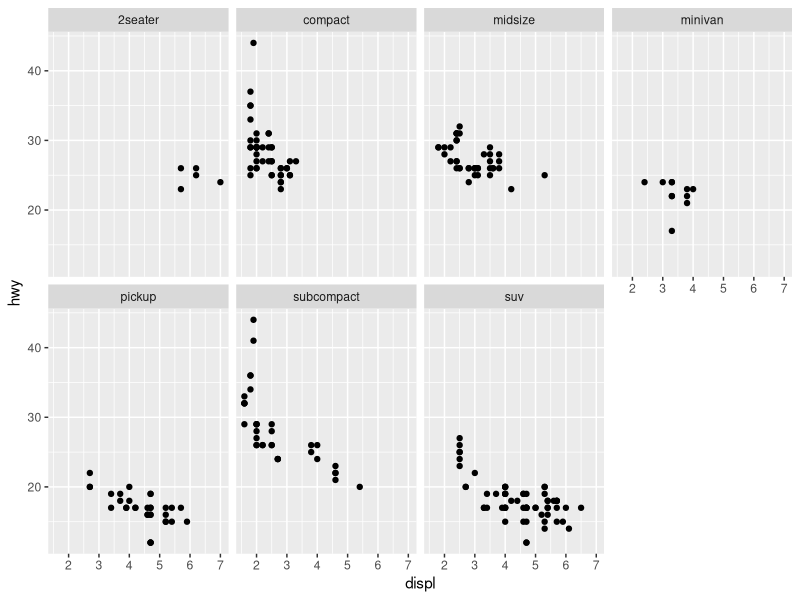
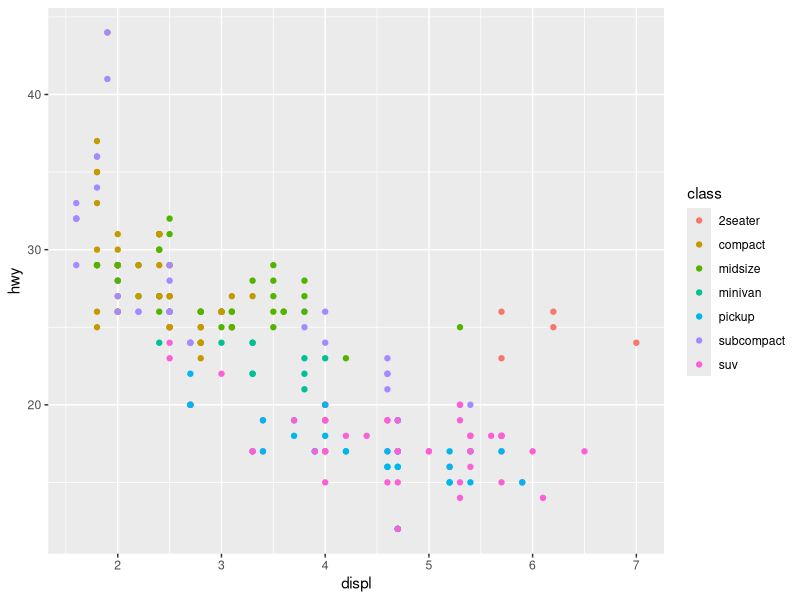

Source code (R) for these figures, in order: (Note: this script raises an error after producing the figures.)
## ---- chunk 1
knitr::opts_chunk$set(echo = TRUE)
## ---- chunk 2
library(tidyverse)
## ---- chunk 3
ggplot(data = mpg) + 
  geom_point(mapping = aes(x = displ, y = hwy)) + 
  facet_wrap(~ class, nrow = 2)
## ---- chunk 4
ggplot(data = mpg) + 
  geom_point(mapping = aes(x = displ, y = hwy, colour = class))  
## ---- chunk 5
knitr::include_graphics(paste0("plots/fig", 1:6, ".png"))
## ---- chunk 6
ggplot(data = mpg) + 
  geom_point(mapping = aes(x = displ, y = hwy)) +
  geom_smooth(mapping = aes(x = displ, y = hwy), se = FALSE)

ggplot(data = mpg) + 
  geom_point(mapping = aes(x = displ, y = hwy)) +
  geom_smooth(mapping = aes(x = displ, y = hwy, group = drv), se = FALSE)

ggplot(data = mpg) + 
  geom_point(mapping = aes(x = displ, y = hwy, colour = drv )) +
  geom_smooth(mapping = aes(x = displ, y = hwy, group = drv, colour = drv), se = FALSE)

ggplot(data = mpg) + 
  geom_point(mapping = aes(x = displ, y = hwy, colour = drv)) +
  geom_smooth(mapping = aes(x = displ, y = hwy), se = FALSE)

ggplot(data = mpg) + 
  geom_point(mapping = aes(x = displ, y = hwy, colour = drv)) +
  geom_smooth(mapping = aes(x = displ, y = hwy, group = drv, linetype = drv), se = FALSE)

ggplot(data = mpg, mapping = aes(x = displ, y = hwy)) + 
  geom_point(size = 4, colour = "white") +
  geom_point(aes(colour = drv))

ggplot(data = mpg, mapping = aes(x = displ, y = hwy, fill = drv)) + 
  geom_point(shape = 21, stroke = 1.5, colour = "white") 
## ---- chunk 7
ggplot(data = mpg) + 
  geom_jitter(mapping = aes(x = displ, y = hwy)) 
ggplot(data = mpg) + 
  geom_count(mapping = aes(x = displ, y = hwy)) 
## ---- chunk 8
ggplot(data = mpg, mapping = aes(x = cty, y = hwy)) +
  geom_point() + 
  geom_abline() +
  coord_fixed()
## ---- chunk 9
ggplot(data = diamonds) + 
  stat_summary(
    mapping = aes(x = cut, y = depth),
    fun.ymin = min,
    fun.ymax = max,
    fun.y = median
  )
## ---- chunk 10
ggplot(data = diamonds)+
  geom_pointrange(
    mapping = aes(x = cut, y = depth),
    fun.ymin = min, 
    fun.ymax = max, 
    fun.y = median, 
    stat = "summary"
  )
## ---- chunk 11
ggplot(data = diamonds) + 
  geom_bar(mapping = aes(x = cut, y = ..prop..))
ggplot(data = diamonds) + 
  geom_bar(mapping = aes(x = cut, y = ..prop.., fill = clarity))
## ---- chunk 12
ggplot(data = diamonds) + 
  geom_bar(mapping = aes(x = cut, y = ..prop.., group = 1))
ggplot(data = diamonds) + 
  geom_bar(mapping = aes(x = cut, y = ..prop..,  fill = clarity, group = clarity))
